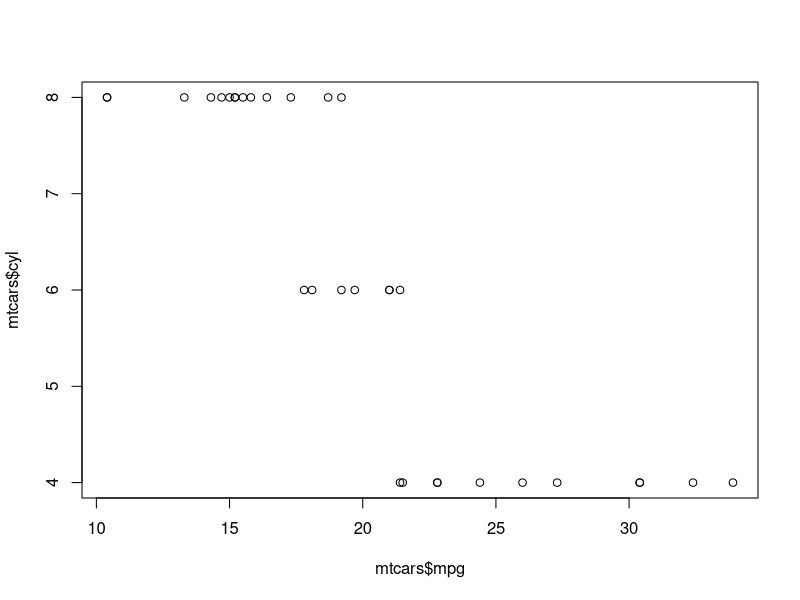
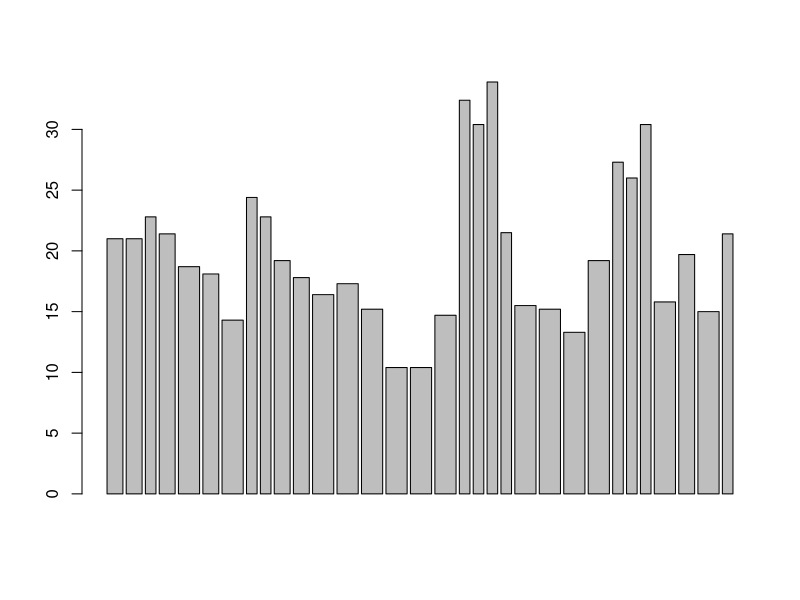

The R script that drew these images, in order:
summary(mtcars)
mean (mtcars$mpg)
sd(mtcars$mpg)
max(mtcars$mpg)
min(mtcars$mpg)
mtcars$mpg
length(mtcars$mpg)
plot(mtcars$mpg, mtcars$cyl)
barplot(mtcars$mpg, mtcars$cyl)
